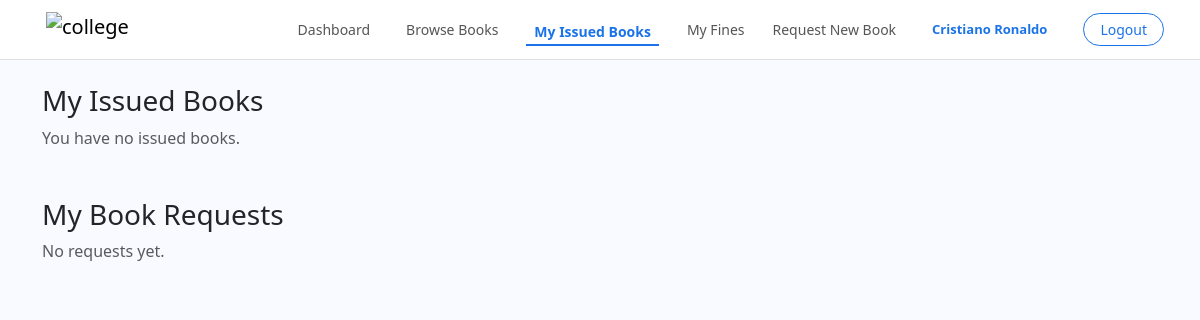
/student/my_issued_books (signed in), run on an earlier commit of the app's database.
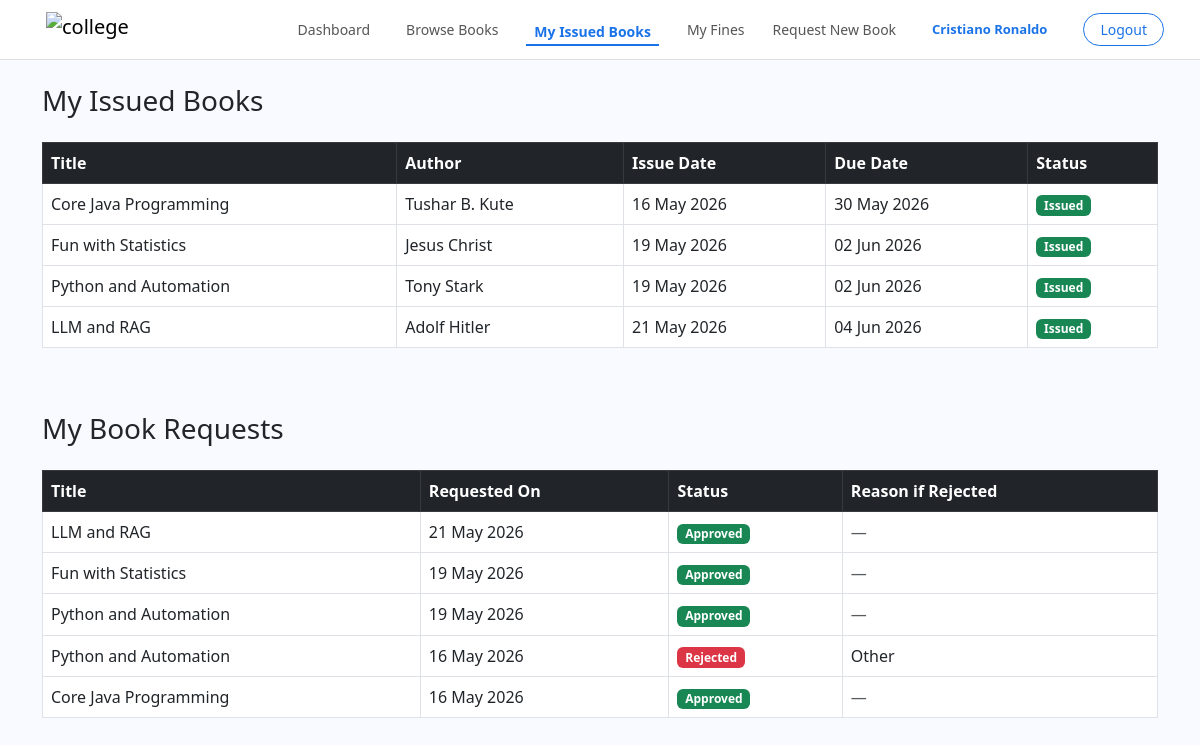
And on a later commit of the database.
### models.py (models this page shows)
class Issued_books(db.Model):
    __tablename__ = 'Issued_Books'
    id = db.Column(db.Integer, primary_key=True)
    user_id = db.Column(db.Integer, db.ForeignKey('Students.id'), nullable=False)
    book_id = db.Column(db.Integer, db.ForeignKey('Books.id'), nullable=False)
    issue_date  = db.Column(db.DateTime, default=datetime.now(timezone.utc))
    due_date = db.Column(db.DateTime, nullable=True)   # set manually in route
    return_date = db.Column(db.DateTime, nullable=True)   # empty until returned
    status = db.Column(db.Enum(StatusType), nullable=False, default=StatusType.ACTIVE)
    book = db.relationship('Books', backref='issued_records', lazy=True)

class Books(db.Model):
    __tablename__ = 'Books'
    id = db.Column(db.Integer, primary_key=True)
    title = db.Column(db.String(500), nullable=False)
    author = db.Column(db.String(500), nullable=False)
    isbn = db.Column(db.String(140), nullable=False)
    category_id = db.Column(db.Integer, nullable=False)
    total_copies = db.Column(db.Integer, nullable=False)
    available_copies = db.Column(db.Integer, nullable=False)
    cover_image = db.Column(db.String(200))

class IssueRequest(db.Model):
    __tablename__ = 'IssueRequests'
    id = db.Column(db.Integer, primary_key=True)
    student_id = db.Column(db.Integer, db.ForeignKey('Students.id'), nullable=False)
    book_id = db.Column(db.Integer, db.ForeignKey('Books.id'),    nullable=False)
    status = db.Column(db.Enum(RequestStatus), default=RequestStatus.PENDING)
    created_at = db.Column(db.DateTime, default=datetime.now(timezone.utc))
    rejection_reason = db.Column(db.String(200), nullable=True)
    student = db.relationship('Student', backref='requests', lazy=True)
    book = db.relationship('Books',   backref='requests', lazy=True)

### app.py (the view)
@app.route('/student/my_issued_books')
def my_books():
    if session.get('role') != 'student':
        return redirect(url_for('student_login'))
    student_id = session.get('student_id')
    issued = Issued_books.query.filter_by(
        user_id=student_id
    ).all()
    requests = IssueRequest.query.filter_by(
        student_id=session.get('student_id')
    ).order_by(IssueRequest.created_at.desc()).all()
    return render_template('student/my_issued_books.html', issued= issued, now = datetime.now(), requests = requests)

### templates/student/my_issued_books.html (shortened to what this page needs)
{% extends 'base_student.html' %}
{% block content %}
<div class="container mt-4">
  <h3>My Issued Books</h3>
  {% if issued %}
  <div class="table-responsive">
    <table class="table table-bordered mt-3">
      <thead class="table-dark">
        <tr>
          <th>Title</th>
          <th>Author</th>
          <th>Issue Date</th>
          <th>Due Date</th>
          <th>Status</th>
        </tr>
      </thead>
      <tbody>
        {% for record in issued %}
        <tr class="{{ 'table-danger' if record.due_date and record.due_date < now else '' }}">
          <td>{{ record.book.title }}</td>
          <td>{{ record.book.author }}</td>
          <td>{{ record.issue_date.strftime('%d %b %Y') }}</td>
          <td>{{ record.due_date.strftime('%d %b %Y') if record.due_date else '—' }}</td>
          <td><span class="badge bg-success">Issued</span></td>
        </tr>
        {% endfor %}
      </tbody>
    </table>
  </div>
  {% else %}
    <p class="text-muted mt-2">You have no issued books.</p>
  {% endif %}
  <h3 class="mt-5">My Book Requests</h3>
  {% if requests %}
  <div class="table-responsive">
    <table class="table table-bordered mt-3">
      <thead class="table-dark">
        <tr>
          <th>Title</th>
          <th>Requested On</th>
          <th>Status</th>
          <th>Reason if Rejected</th>
        </tr>
      </thead>
      <tbody>
        {% for req in requests %}
        <tr>
          <td>{{ req.book.title }}</td>
          <td>{{ req.created_at.strftime('%d %b %Y') }}</td>
          <td>
            {% if req.status.value == 'pending' %}
              <span class="badge bg-warning text-dark">Pending</span>
            {% elif req.status.value == 'approved' %}
              <span class="badge bg-success">Approved</span>
            {% else %}
              <span class="badge bg-danger">Rejected</span>
            {% endif %}
          </td>
          <td>
            {% if req.status.value == 'rejected' and req.rejection_reason %}
              {{ req.rejection_reason }}
            {% else %}
              <span class="text-muted">—</span>
            {% endif %}
          </td>
        </tr>
        {% endfor %}
      </tbody>
    </table>
  </div>
  {% else %}
    <p class="text-muted mt-2">No requests yet.</p>
  {% endif %}
</div>
{% endblock %}

What changed in the data, as far as the page shows it:
added Issued_books: book "Core Java Programming", book.author "Tushar B. Kute", issue_date "16 May 2026", due_date "30 May 2026"
added Issued_books: book "Fun with Statistics", book.author "Jesus Christ", issue_date "19 May 2026", due_date "02 Jun 2026"
added Issued_books: book "Python and Automation", book.author "Tony Stark", issue_date "19 May 2026", due_date "02 Jun 2026"
added Issued_books: book "LLM and RAG", book.author "Adolf Hitler", issue_date "21 May 2026", due_date "04 Jun 2026"
added IssueRequest: book "LLM and RAG", created_at "21 May 2026", status "Approved"
added IssueRequest: book "Fun with Statistics", created_at "19 May 2026", status "Approved"
added IssueRequest: book "Python and Automation", created_at "19 May 2026", status "Approved"
added IssueRequest: book "Python and Automation", created_at "16 May 2026", status "Rejected", rejection_reason "Other"
added IssueRequest: book "Core Java Programming", created_at "16 May 2026", status "Approved"
Also different on the page:
text no longer shown: "You have no issued books. No requests yet."
text now shown: "Title Author Issue Date Due Date Status Title Requested On Status Reason if Rejected"
